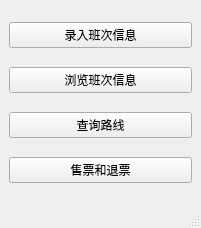
<?xml version="1.0" encoding="UTF-8"?>
<ui version="4.0">
 <class>mainWindow</class>
 <widget class="QMainWindow" name="mainWindow">
  <property name="geometry">
   <rect>
    <x>0</x>
    <y>0</y>
    <width>201</width>
    <height>228</height>
   </rect>
  </property>
  <property name="windowTitle">
   <string>车票管理系统</string>
  </property>
  <widget class="QWidget" name="centralwidget">
   <layout class="QGridLayout" name="gridLayout">
    <item row="0" column="0">
     <widget class="QPushButton" name="add">
      <property name="text">
       <string>录入班次信息</string>
      </property>
     </widget>
    </item>
    <item row="1" column="0">
     <widget class="QPushButton" name="list">
      <property name="text">
       <string>浏览班次信息</string>
      </property>
     </widget>
    </item>
    <item row="2" column="0">
     <widget class="QPushButton" name="query">
      <property name="text">
       <string>查询路线</string>
      </property>
     </widget>
    </item>
    <item row="3" column="0">
     <widget class="QPushButton" name="sell">
      <property name="text">
       <string>售票和退票</string>
      </property>
     </widget>
    </item>
   </layout>
  </widget>
  <widget class="QMenuBar" name="menubar">
   <property name="geometry">
    <rect>
     <x>0</x>
     <y>0</y>
     <width>201</width>
     <height>31</height>
    </rect>
   </property>
  </widget>
  <widget class="QStatusBar" name="statusbar"/>
 </widget>
 <resources/>
 <connections/>
</ui>
